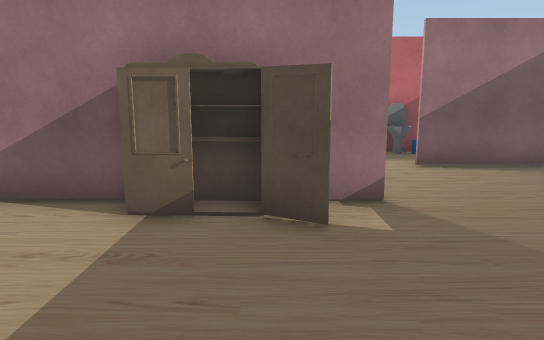
view 1 (above)

12 first-person views from a walk through a Unity game level. The camera is 1.5 m above the floor, tilts 10° down and sees 70° across. The floor is counted in squares, 1 m on a side. Each view is taken from the middle of a square. On the plan, view 1 faces up. The plan holds only what a view shows up to about 17 squares ahead; the rest is blank. The player is left out. Door leaves are left out, so doorways stand open. Some surface patterns are stand-ins.

view 2
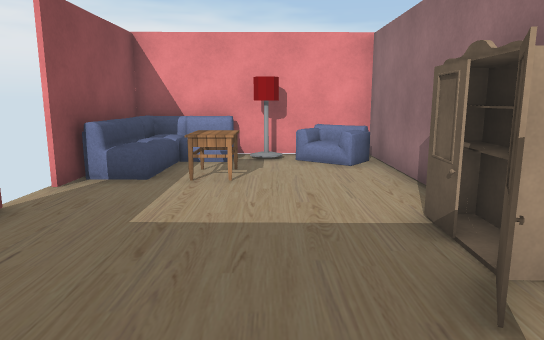

view 3
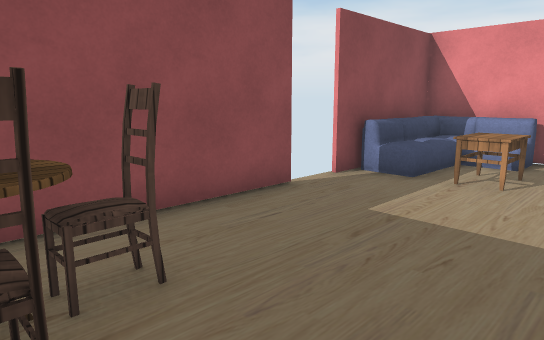

view 4
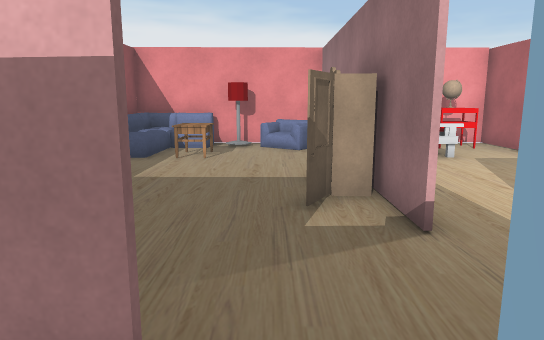

view 5
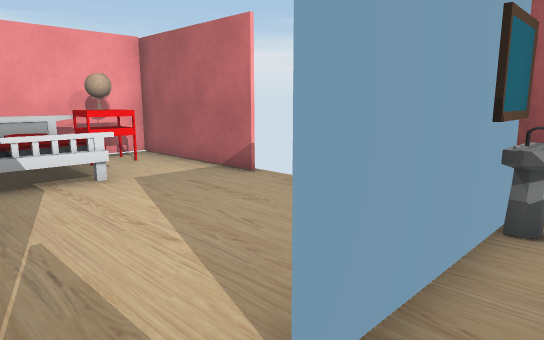

view 6
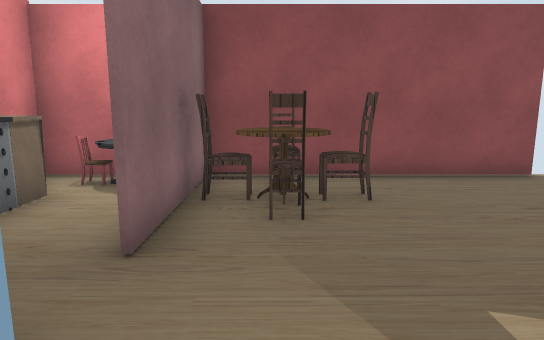

view 7
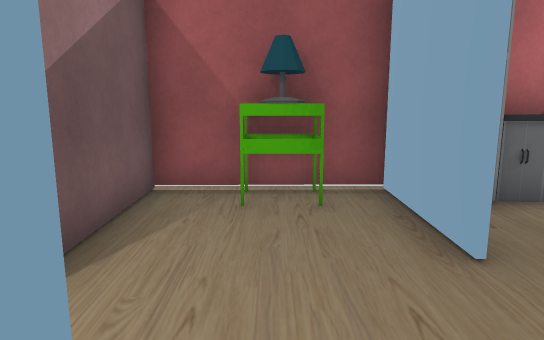

view 8
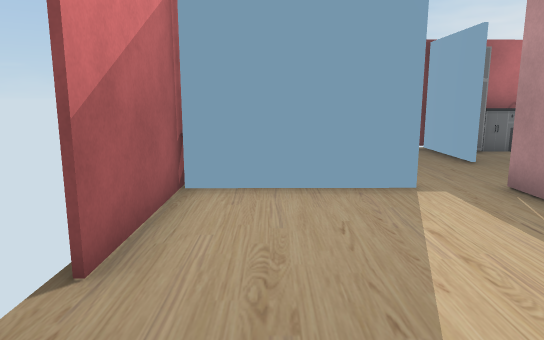

view 9
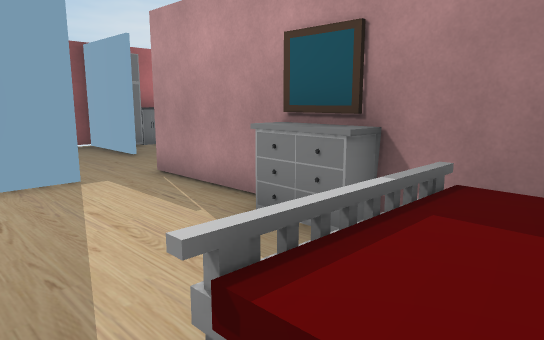

view 10
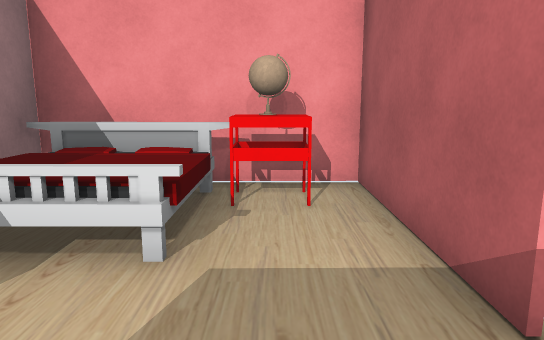

view 11
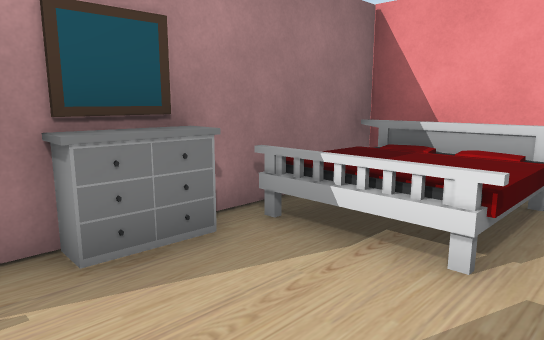

view 12
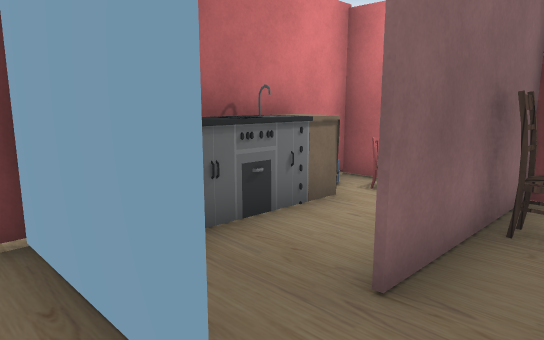

### Floor plan
Points are (right, up) in squares from view 1. A wall is a line through its corners. A room is listed if a view was taken in it or the views show most of it. See-through windows are left out.
Room 1 (views 1, 2, 3)
walls: (-2.4, -0.8) (4.3, -0.8) (4.4, 3.5); (1.8, 5.8) (-8, 5.8); (-8.1, 5.9) (-8, -0.8) (-3.6, -0.8)
ways out: open door at (4.3, 4.3) to room 2; opening at (3, 5) to room 3; gap at (-3, -1)
objects: sofa (-7, 0); sofa (-7, 1) to (-7, 2); lamp (-7, 3); armchair (-7, 4) to (-6, 5); sofa (-6, 0) to (-5, 0); table (-5, 1) to (-4, 2); other object (-2, 5) to (0, 5); chair (2, 1); chair (3, 0); table (3, 1); chair (3, 2); chair (4, 1)
Room 2 (view 4)
walls: (4.5, 3.5) (4.5, 2.7); (6.1, -0.8) (7.7, -0.8) (7.6, 3.2)
ways out: open door at (4.3, 4.3) to room 1
objects: chair (6, 0); sink (7, 1) to (7, 2); sink (7, 3); fridge (7, 4)
Room 3 (views 5, 6, 12)
walls: (4.4, 5.1) (7.6, 5.1) (7.6, 9) (3.4, 9); (1.8, 8.9) (1.8, 7.4)
ways out: opening at (3, 5) to room 1; open door at (2, 6.5) to room 4
objects: other object (7, 6); lamp (7, 7)
Room 4 (views 7, 8, 9, 10, 11)
walls: (-3.1, 11.6) (-8.1, 11.6) (-8.1, 5.9); (1.7, 7.4) (1.7, 11.6); (1.8, 11.6) (1.8, 10.6); (-8, 5.8) (1.8, 5.8); (2.4, 11.6) (-2, 11.6)
ways out: open door at (2, 6.5) to room 3; open door at (-2.5, 12); open door at (2.5, 9)
objects: bed (-7, 7) to (-5, 9); other object (-7, 10); drawers (-3, 6)

Positions as (right, up) in squares from view 1, and headings:
1: (0, 0), facing up
2: (3, 3), facing left
3: (3, 4), facing down-left
4: (6, 4), facing left
5: (3, 6), facing up-left
6: (3, 7), facing down
7: (1, 7), facing right
8: (-5, 10), facing right
9: (-6, 10), facing down-right
10: (-1, 10), facing left
11: (-1, 10), facing down-left
12: (3, 6), facing down-right
